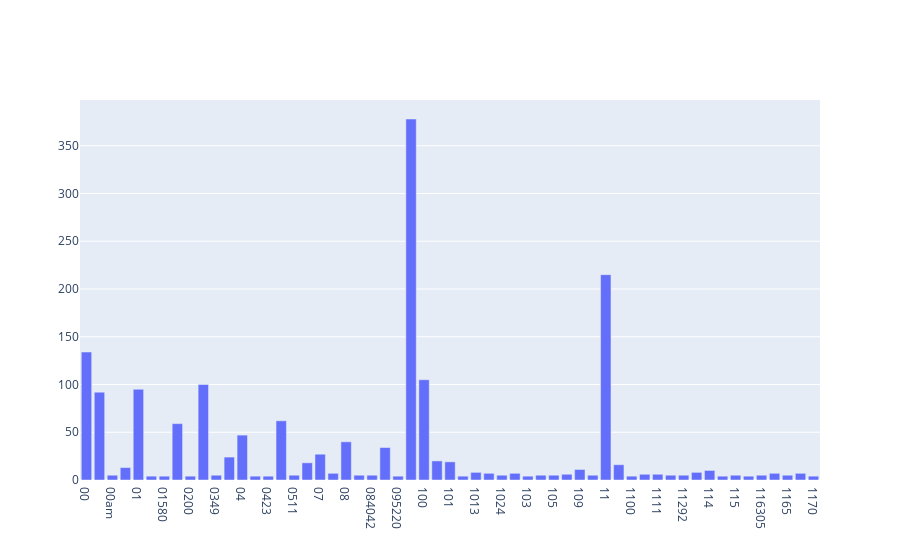

Notebook code for this chart:
### Markdown cell above
# >>> **Exercise 14 (take home):** 
The chart above contains all the vocabulary, and it's computationally intensive to both compute and visualize. Can you efficiently reduce the number of terms you want to visualize as an exercise.

### Code cell
import numpy as np  
import matplotlib.mlab as mlab  
import matplotlib.pyplot as plt
x_data = []
y_data = []
for i in range(400):
    if term_frequencies[i] > 3: # print frequency more than 3
        x_data.append(count_vect.get_feature_names()[i])
        y_data.append(term_frequencies[i])
layout = go.Layout(xaxis=dict(type='category'))
fig = go.Figure([go.Bar(x=x_data, y=y_data)],layout = layout)
fig.show()

### Figure 1 — Plotly figure (JSON) as saved in the notebook; plotly's stock layout.template omitted (floating-point values rounded to 4 significant figures)
{"data": [{"type": "bar", "x": ["00", "000", "00am", "00pm", "01", "0100", "01580", "02", "0200", "03", "0349", "0358", "04", "040", "0423", "05", "0511", "06", "07", "071", "08", "081052", "084042", "09", "095220", "10", "100", "1000", "101", "101010", "1013", "102", "1024", "1024x768", "103", "104", "105", "106", "109", "10th", "11", "110", "1100", "111", "1111", "112", "11292", "113", "114", "114127", "115", "115a", "116305", "11632", "1165", "117", "1170"], "y": [134, 92, 5, 13, 95, 4, 4, 59, 4, 100, 5, 24, 47, 4, 4, 62, 5, 18, 27, 7, 40, 5, 5, 34, 4, 378, 105, 20, 19, 4, 8, 7, 5, 7, 4, 5, 5, 6, 11, 5, 215, 16, 4, 6, 6, 5, 5, 8, 10, 4, 5, 4, 5, 7, 5, 7, 4]}], "layout": {"xaxis": {"type": "category"}}}
